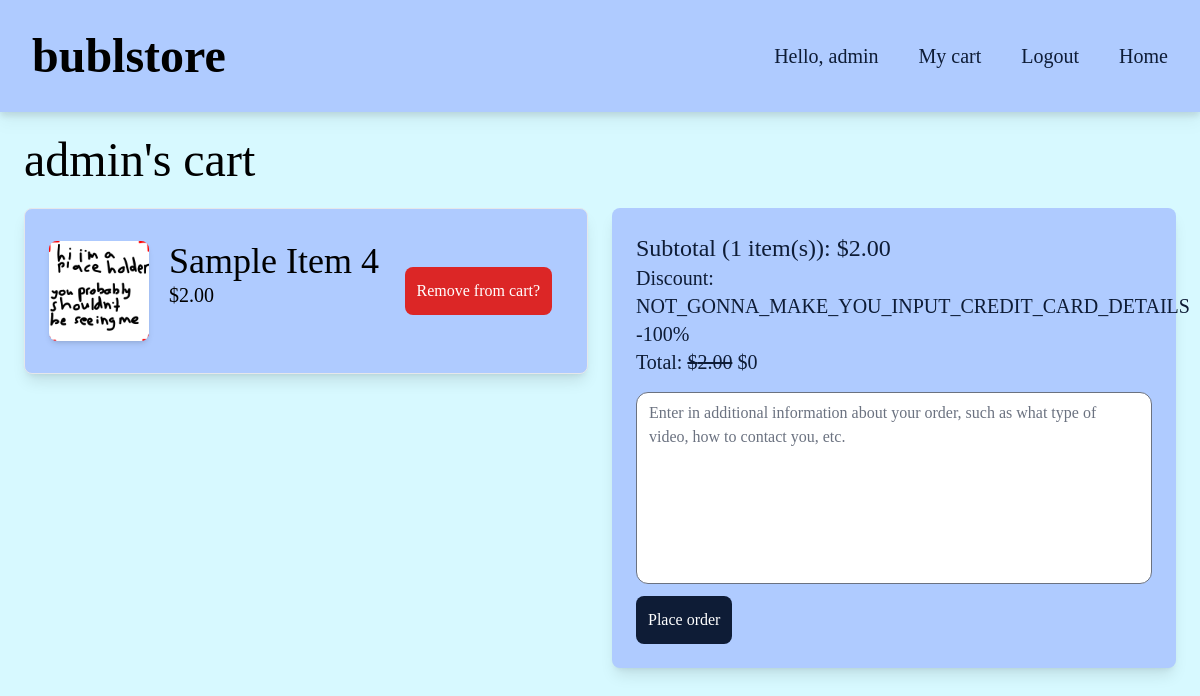
Page /store/cart (signed in) on the earlier database version.
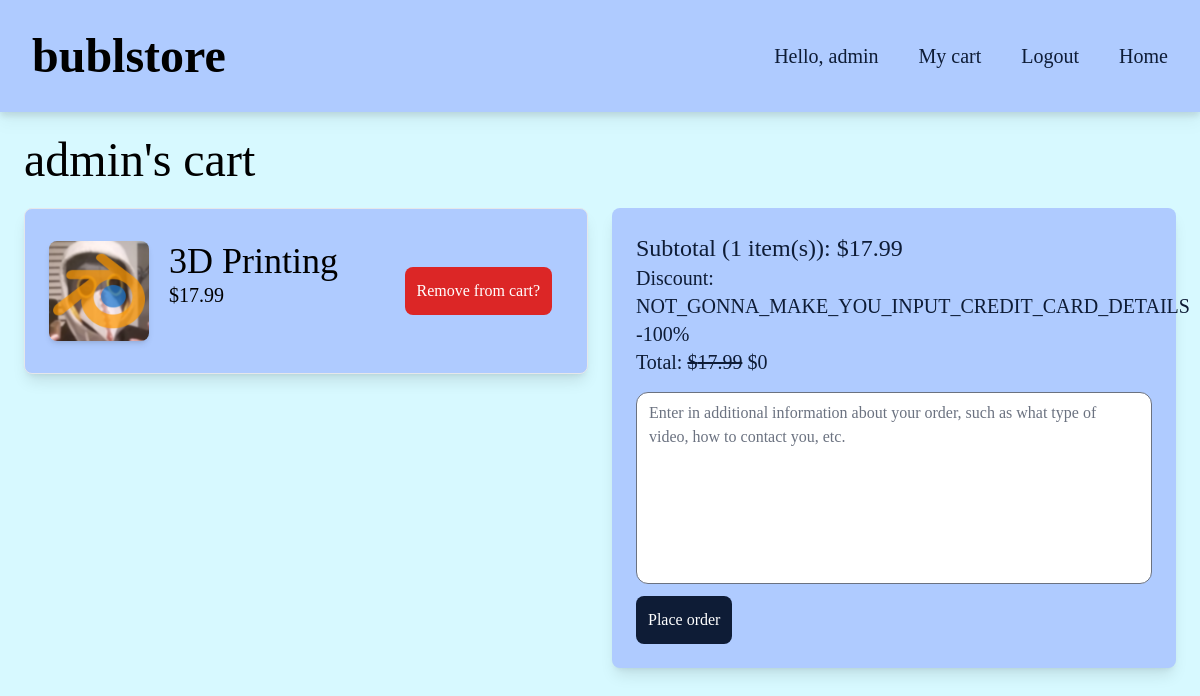
Same page on the later database version.
### store/models.py (models this page shows, shortened)
class Item(models.Model):
    name = models.CharField(max_length=200)
    description = models.CharField(max_length=1000)
    cost = models.DecimalField(max_digits=10, decimal_places=2)
    image = models.ImageField(upload_to="items/", default="items/placeholder.png")

class Cart(models.Model):
    user = models.OneToOneField(User,on_delete=models.CASCADE)
    items = models.ManyToManyField(Item, blank=True)
    def total_cost(self):
        return sum(item.cost for item in self.items.all())
    def num_items(self):
        return self.items.all().count()

### store/views.py (the view, shortened to what this page needs)
# urls.py: path("cart", views.cart, name="cart"),
def cart(request):
    form = OrderForm()
    context = {
        "form": form
    }
    return render(request, "store/cart.html", context)

### store/forms.py
class OrderForm(ModelForm):
    class Meta:
        model = Order
        fields = ['details']
        widgets = {
            'details': Textarea(attrs={'class': 'rounded-xl bg-accent h-full w-full align-text-top','style':'resize:none;','placeholder':'Enter in additional information about your order, such as what type of video, how to contact you, etc.'}),
        }

### store/templates/store/cart.html (shortened to what this page needs)
{% load static tailwind_tags %}
<!DOCTYPE html>
<html lang="en">
<head>
    {% tailwind_css %}
</head>
<body>
    {% include "store/header.html" %}
    {% include "store/base.html" %}
    <h1 class="m-6">{{request.user}}'s cart</h1>
    {% if request.user.is_authenticated %}
        <div class="grid gap-6 m-6 grid-cols-2">
            {% if request.user.cart.items.count > 0 %}
                <div class="col-span-1">
                    {% for item in request.user.cart.items.all %}
                        <div class="py-2 mb-6 w-full block bg-secondary border rounded-lg shadow-lg">
                            <div class="p-6 flex gap-5">
                                <div class="h-[100px] w-[100px]">
                                    <img src="{{item.image.url}}" class="rounded-lg shadow-md">
                                </div>
                                <div>
                                    <h1 class="text-4xl">{{item.name}}</h1>
                                    <h2 class="text-xl">${{item.cost}}</h2>
                                </div>
                                <a href="{% url 'store:remove_cart' item.id %}" class="absolute right-[52%] m-6 p-3 self-center bg-red-600 rounded-lg text-white hover:shadow-xl hover:bg-red-600/90 transition-all duration-100">Remove from cart?</a>
                            </div>
                        </div>
                    {% endfor %}
                </div>
                <div>
                    <div class="col-span-1 h-auto bg-secondary rounded-lg shadow-lg">
                        <div class="p-6">
                            <p class="text-2xl">Subtotal ({{request.user.cart.num_items}} item(s)): ${{request.user.cart.total_cost}}</p>
                            <p class="text-xl">Discount: NOT_GONNA_MAKE_YOU_INPUT_CREDIT_CARD_DETAILS -100%</p>
                            <p class="text-xl mb-4">Total: <s>${{request.user.cart.total_cost}}</s> $0</p>
                            <form method="post">
                                <div class="h-48">{{form.details}}</div>
                                <button name="submit" class="bg-dark text-white p-3 mt-3 rounded-lg hover:shadow-xl hover:bg-dark/90 transition-all duration-100">Place order</button>
                            </form>
                        </div>
                    </div>
                </div>
            {% else %}
                <p>You don't have any items!</p>
                <a href="{% url 'store:index' %}">Shop for more?</a>
            {% endif %}
        </div>
    {% else %}
        <a href="{% url 'store:login' %}">Login</a>
        <a href="{% url 'store:register' %}">Register</a>
    {% endif %}
</body>
</html>

### store/templates/store/header.html
{% load static tailwind_tags %}
<head>
    {% tailwind_css %}
</head>
<body>
    <header class="bg-secondary drop-shadow-lg flex justify-between py-8 px-8 sticky top-0 z-50">
        <h1 class="font-bold">bublstore</h1>
        <div class="flex justify-between space-x-10 items-center">
          {% if request.user.is_authenticated %}
            <p class="text-xl">Hello, {{request.user}}</p>
            <a class="url" href="{% url 'store:cart' %}">My cart</a>
            <a class="url" href="{% url 'store:logout' %}">Logout</a>
          {% else %}
            <a class="url" href="{% url 'store:login' %}">Login</a>
            <a class="url" href="{% url 'store:register' %}">Register</a>
          {% endif %}
          <a class="url" href="{% url 'store:index' %}">Home</a>
        </div>
      </header>
  </body>

Differences in the rows shown:
removed Item: image (placeholder picture), name "Sample Item 4", cost "2.00"
added Item: image (picture), name "3D Printing", cost "17.99"
Other differences:
{{ request.user.cart.total_cost }}: "2.00" → "17.99"
